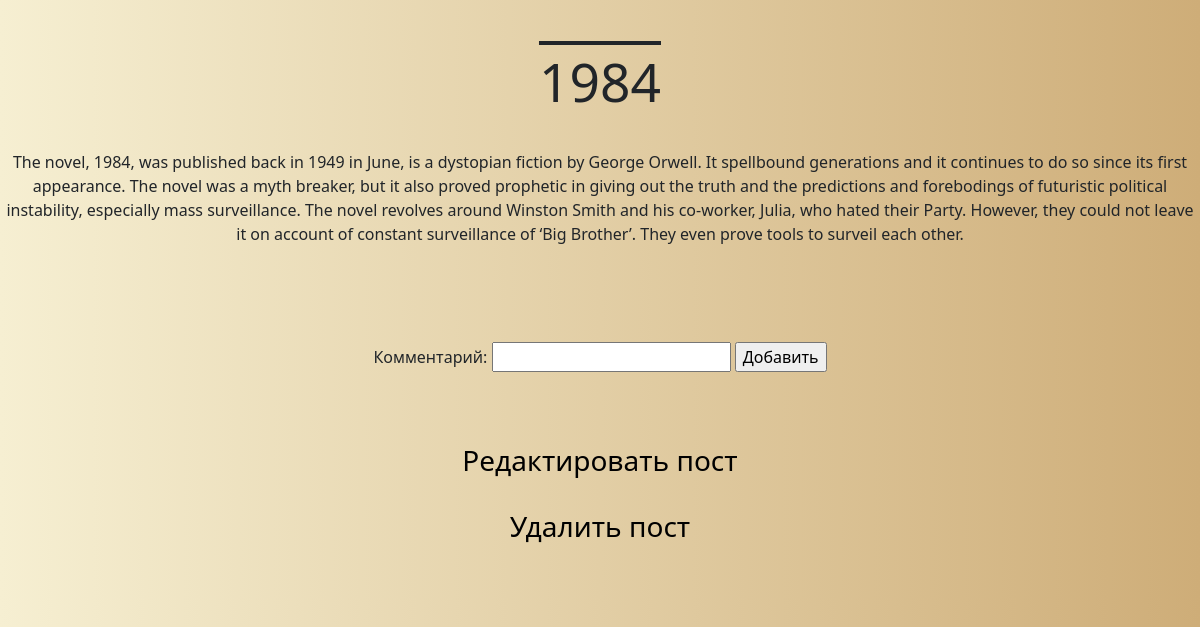
Page /2/ on the committed database.
### bookingem/models.py (models this page shows, shortened)
class Books(models.Model):
    title = models.CharField(max_length=150)
    description = models.TextField()

### bookingem/views.py (the view)
# urls.py: path("<int:id>/", views.BookDetailView.as_view(), name= "book-detail"),
class BookDetailView(DetailView):
    template_name = "book/book_detail.html"
    model = models.Books
    form_class = forms.CommentForm
    def get_object(self, **kwargs):
        id_ = self.kwargs.get("id")
        return get_object_or_404(models.Books, id=id_)
    def get_context_data(self, **kwargs):
        context: dict = super(BookDetailView, self).get_context_data(**kwargs)
        id = self.kwargs.get("id")
        comments: list[Comment] = Comment.objects.filter(comment_id=id).order_by("created_date")
        context["comments"] = comments
        return context

### templates/book/book_detail.html (shortened to what this page needs)
{% extends 'book/origin.html' %}
{% load static %}
{% block content %}
<div class="detailbook">
    <h2>{{ object.title }}</h2>
    <center>{{ object.description }}</center>
    <br><br><br><br>
    <form class="comments" action="comment/" method="POST">
            <label>
                Комментарий:
                <input name="text" type="text">
            </label>
            <input value="Добавить" type="submit">
    </form>
    <br><br><br>
    <h3><a href="/{{ object.pk }}/update">Редактировать пост</a></h3>
    <br>
    <h3><a href="/{{ object.pk }}/delete">Удалить пост</a></h3>
    <br><br>
</div>
{% endblock %}

### bookingem/static/bookingem/css/style.css (style rules this page uses)
.detailbook { background: linear-gradient(to right, #F6EFD2, #CEAD78); text-align: center }
* { box-sizing:border-box; }
.detailbook h2 { text-decoration: overline 3pt; height: 50px; margin-top: 150px; margin: 50px; font-size: 40pt; }
.detailbook h3 a { text-decoration: none; color: black; transition: color .2s linear }
body { background: linear-gradient(to right, #F6EFD2, #CEAD78); font-family: 'Open Sans', sans-serif; }

### rows in the picture
Books: title "1984", description "The novel, 1984, was published back in 1949 in June, is a dystopian fiction by George Orwell. It spellbound generations and it continues to do so since its first appearance. The novel was a myth breaker, but it also proved prophetic in giving out the truth and the predictions and forebodings of futuristic political instability, especially mass surveillance. The novel revolves around Winston Smith and his co-worker, Julia, who hated their Party. However, they could not leave it on account of constant surveillance of ‘Big Brother’. They even prove tools to surveil each other."
